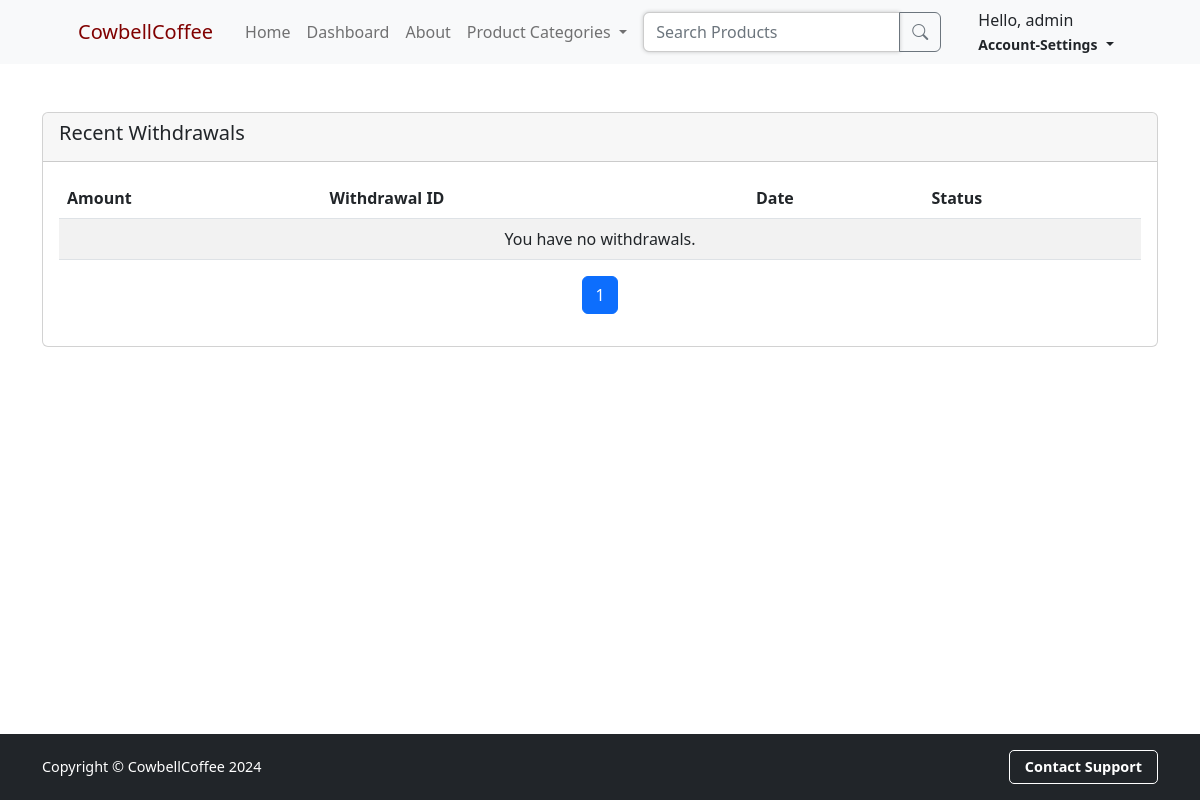
Page /sellerDashboard/withdraw_history (signed in) on the earlier database version.
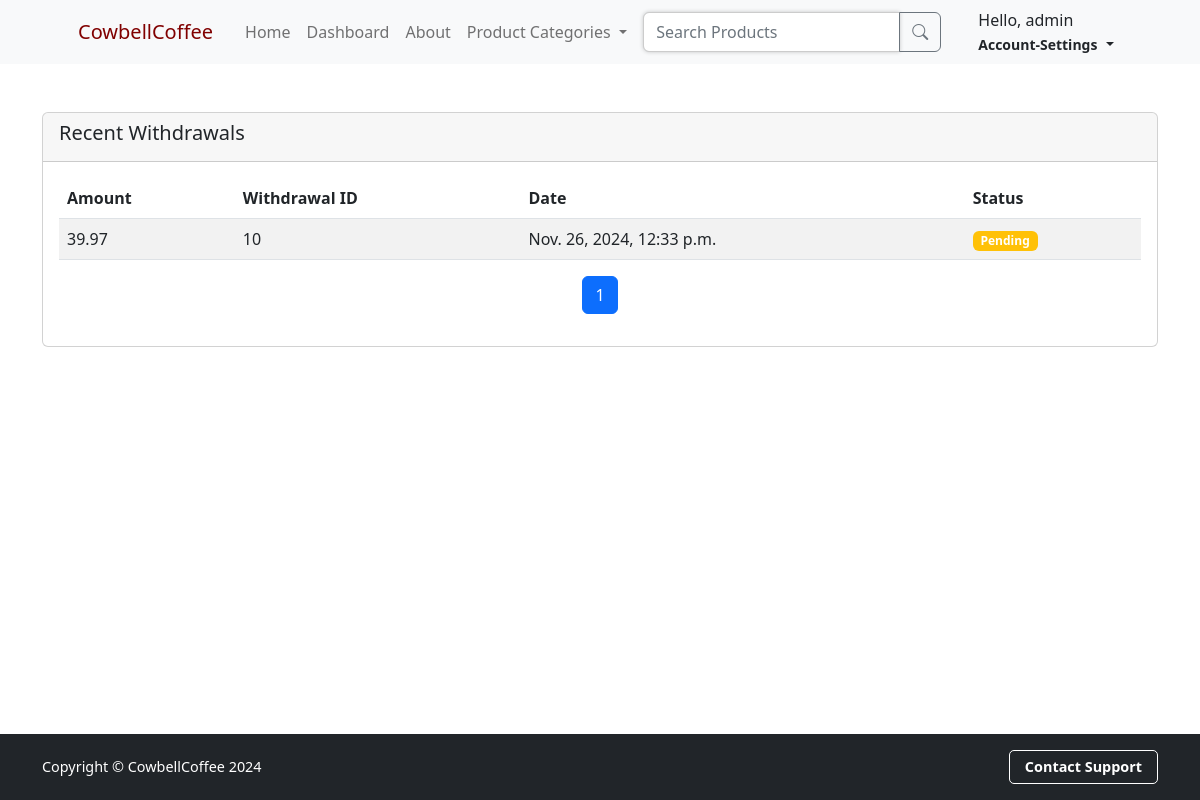
Same page on the later database version.
### sellerDashboard/models.py (models this page shows, shortened)
class WithdrawalLog(models.Model):
    seller_summary = models.ForeignKey(Seller_Summary, on_delete=models.CASCADE, related_name="withdrawal_logs")
    amount = models.DecimalField(decimal_places=2, max_digits=10)
    date = models.DateTimeField(default=now)  # Automatically logs the date and time of withdrawal
    approval = models.BooleanField(default=False)

### sellerDashboard/views.py (the view)
# urls.py: path('withdraw_history', views.withdraw_history, name='withdraw_history'),
def withdraw_history(request):
    if not request.user.is_authenticated:
        messages.error(request, ("You must be logged in as a seller to view your dashboard"))
        return redirect('login')
    if request.user.profile.account_type == 'buyer':
        messages.error(request, ("You are not allowed to view this page"))
        return redirect('home')
    seller_summary = Seller_Summary.objects.get(seller=request.user)
    withdrawals = WithdrawalLog.objects.filter(seller_summary=seller_summary).order_by('-date')
    paginator = Paginator(withdrawals, 5)  # Show 10 withdrawals per page
    page_number = request.GET.get('page')  # Get the current page number from the request
    page_obj = paginator.get_page(page_number)  # Get the paginated page object
    return render(request, 'withdraw_history.html', {'page_obj': page_obj})

### cart/context_processors.py (called while the page is built)
def cart(request):
    return {'cart': Cart(request)}

### sellerDashboard/templates/withdraw_history.html (shortened to what this page needs)
{% extends 'base.html' %}
{% block content %}
<div class="container mt-4">
    <div class="row">
        <div class="col-md-12">
            <br/>
            <div class="card">
                <div class="card-header">
                    <h5 class="card-title">Recent Withdrawals</h5>
                </div>
                <div class="card-body">
                    <table class="table table-striped">
                        <thead>
                            <tr>
                                <th>Amount</th>
                                <th>Withdrawal ID</th>
                                <th>Date</th>
                                <th>Status</th>
                            </tr>
                        </thead>
                        <tbody>
                            {% for withdrawal in page_obj %}
                            <tr>
                                <td>{{ withdrawal.amount }}</td>
                                <td>{{ withdrawal.id }}</td>
                                <td>{{ withdrawal.date}}</td>
                                <td>
                                    {% if withdrawal.approval %}
                                        <span class="badge bg-success">Paid</span>
                                    {% else %}
                                        <span class="badge bg-warning">Pending</span>
                                    {% endif %}
                                </td>
                            </tr>
                            {% empty %}
                            <tr>
                                <td colspan="4" class="text-center">You have no withdrawals.</td>
                            </tr>
                            {% endfor %}
                        </tbody>
                    </table>
                    <nav aria-label="Page navigation">
                        <ul class="pagination justify-content-center">
                            {% for num in page_obj.paginator.page_range %}
                                {% if num == page_obj.number %}
                                <li class="page-item active">
                                    <span class="page-link">{{ num }}</span>
                                </li>
                                {% elif num > page_obj.number|add:-3 and num < page_obj.number|add:3 %}
                                <li class="page-item">
                                    <a class="page-link" href="?page={{ num }}">{{ num }}</a>
                                </li>
                                {% endif %}
                            {% endfor %}
                        </ul>
                    </nav>
                </div>
            </div>
        </div>
    </div>
</div>
{% endblock %}

### buyerStore/templates/base.html (shortened to what this page needs)
{% load static %}
<!DOCTYPE html>
<html lang="en">
    <head>
        <link href="https://cdn.jsdelivr.net/npm/bootstrap-icons@1.5.0/font/bootstrap-icons.css" rel="stylesheet" />
        <link href="{% static 'css/styles.css' %}" rel="stylesheet" />
    </head>
    <body style="display: flex; flex-direction: column; min-height: 100vh; margin: 0;">
        {% include 'navbar.html' %}
        <div style="flex: 1;">
            {% block content %}
            {% endblock %}
        </div>
        <footer class="py-3 bg-dark" style="margin-top: auto;">
            <div class="container" style="display: flex; justify-content: space-between; align-items: center; flex-wrap: wrap;">
                <p class="m-0 text-white" style="margin: 0; font-size: 0.9rem;">
                    Copyright &copy; CowbellCoffee 2024
                </p>
                <a href="{% url 'contact' %}" style="text-decoration: none; font-weight: bold; color: white; border: 1px solid white; padding: 5px 15px; border-radius: 5px; font-size: 0.9rem;">
                    Contact Support
                </a>
            </div>
        </footer>
    </body>
</html>

### buyerStore/templates/navbar.html (shortened to what this page needs)
<nav class="navbar navbar-expand-lg navbar-light bg-light">
    <div class="container px-4 px-lg-5">
        <a class="navbar-brand" href="{% url 'home' %}" style="color:maroon;">CowbellCoffee</a>
        <div class="collapse navbar-collapse" id="navbarSupportedContent">
            <ul class="navbar-nav me-auto mb-2 mb-lg-0 ms-lg-2">
                {% if user.is_authenticated %}
                    {% if user.profile.account_type != 'seller' %}
                        <li class="nav-item"><a class="nav-link" href="{% url 'home' %}">Home</a></li>
                    {% else %}
                        <li class="nav-item"><a class="nav-link" href="{% url 'home'%}">Home</a></li>
                        <li class="nav-item"><a class="nav-link" href="{% url 'seller_dashboard' %}">Dashboard</a></li>
                    {% endif %}
                {% endif %}
                <li class="nav-item"><a class="nav-link" href="{% url 'about'%}">About</a></li>
                <li class="nav-item dropdown">
                    <a class="nav-link dropdown-toggle" id="navbarDropdown" href="#" role="button" data-bs-toggle="dropdown" aria-expanded="false"> Product Categories </a>
                </li>
                <form class="d-flex" method="GET" action="{% url 'product_search' %}">
                    <div class="input-group">
                        <input
                            class="form-control"
                            type="search"
                            placeholder="Search Products"
                            aria-label="Search"
                            name="query"
                            style="outline: none; box-shadow: 0 0 4px rgba(0, 0, 0, 0.2); border: 1px solid #ccc; transition: border-color 0.3s;"
                            onfocus="this.style.borderColor='#007bff';"
                            onblur="this.style.borderColor='#ccc';"
                        >
                            <button class="btn btn-outline-secondary" type="submit">
                            <i class="bi bi-search"></i>
                        </button>
                    </div>
                </form>
            </ul>
            {% if user.is_authenticated %}
                    <div class="nav-item dropdown">
                        <a class="nav-link dropdown-toggle" id="navbarDropdown" href="#" role="button" data-bs-toggle="dropdown" aria-expanded="false">
                            <div>
                                Hello, {{ user.username }}
                            </div>
                            <small class="account-services"><strong>Account-Settings</strong></small>
                        </a>
                    </div>
            {% endif %}
        </div>
    </div>
</nav>

Differences in the rows shown:
added WithdrawalLog: amount "39.97", id "10", date "Nov. 26, 2024, 12:33 p.m.", approval "Pending"
Other differences:
text no longer shown: "You have no withdrawals."
